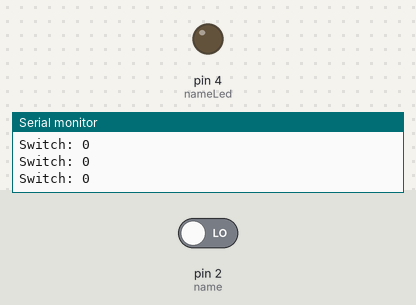
A sketch run on a simulated Arduino Uno, built with avr-gcc and run on an emulated ATmega328P. Parts: output pins drawn as LEDs (lit = HIGH), the last lines printed to the serial monitor. The inputs (shaded band) are chosen by the test bench; at power-on: pin 2 (name) LOW.

Above: at 1.2 s.
1.3 s: pin 2 (name) driven HIGH
At 1.8 s:
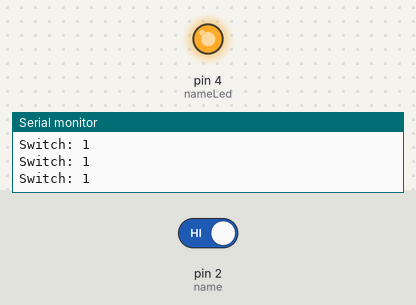
2.8 s: pin 2 (name) driven LOW
At 4.1 s:
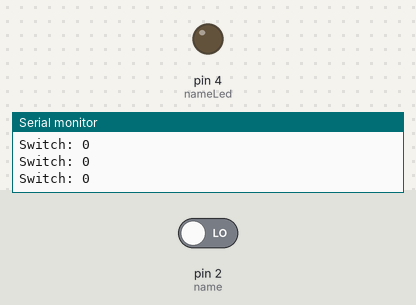
Timing chart, 0 to 5.8 s (numbered marks = the images above; inputs shaded):
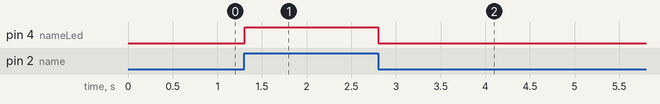

The sketch:

5.5_orTACsw.ino
```cpp
int name = 2; //digital
int nameLed = 4; //digital pin
void setup() {
  pinMode(name, INPUT);
  pinMode(nameLed, OUTPUT);
  Serial.begin(9600);
}

void loop() {
  int SwLevel = digitalRead(name);
  if (SwLevel == HIGH)
    digitalWrite(nameLed, HIGH);
  else
    digitalWrite(nameLed, LOW);
  Serial.print("Switch: ");
  Serial.println(SwLevel);
}
```

Measured:
- after the input at 1.3 s, pin 4 (nameLed): LOW → HIGH at once
- after the input at 2.8 s, pin 4 (nameLed): HIGH → LOW at once
